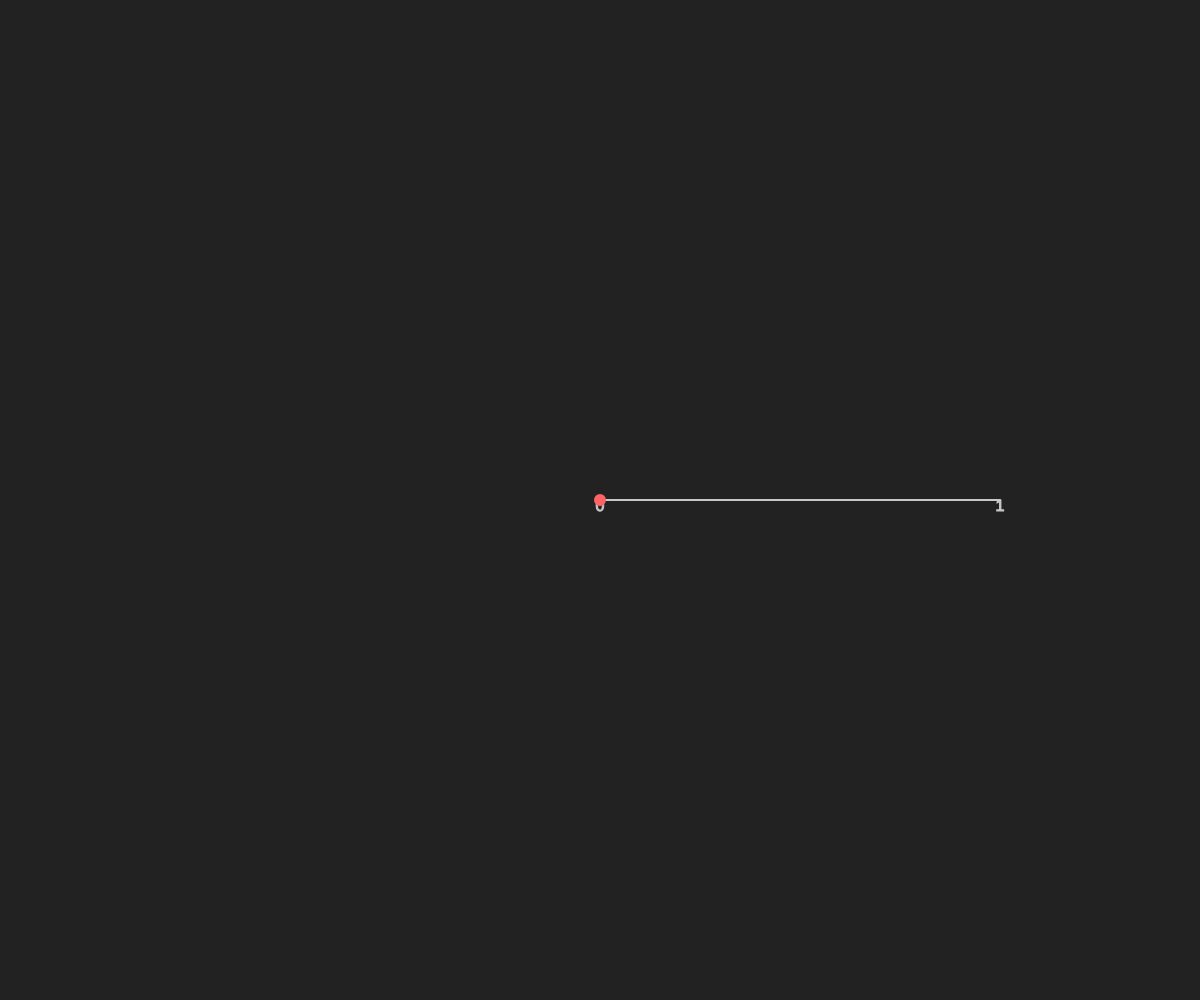
Frame 1 (no input)
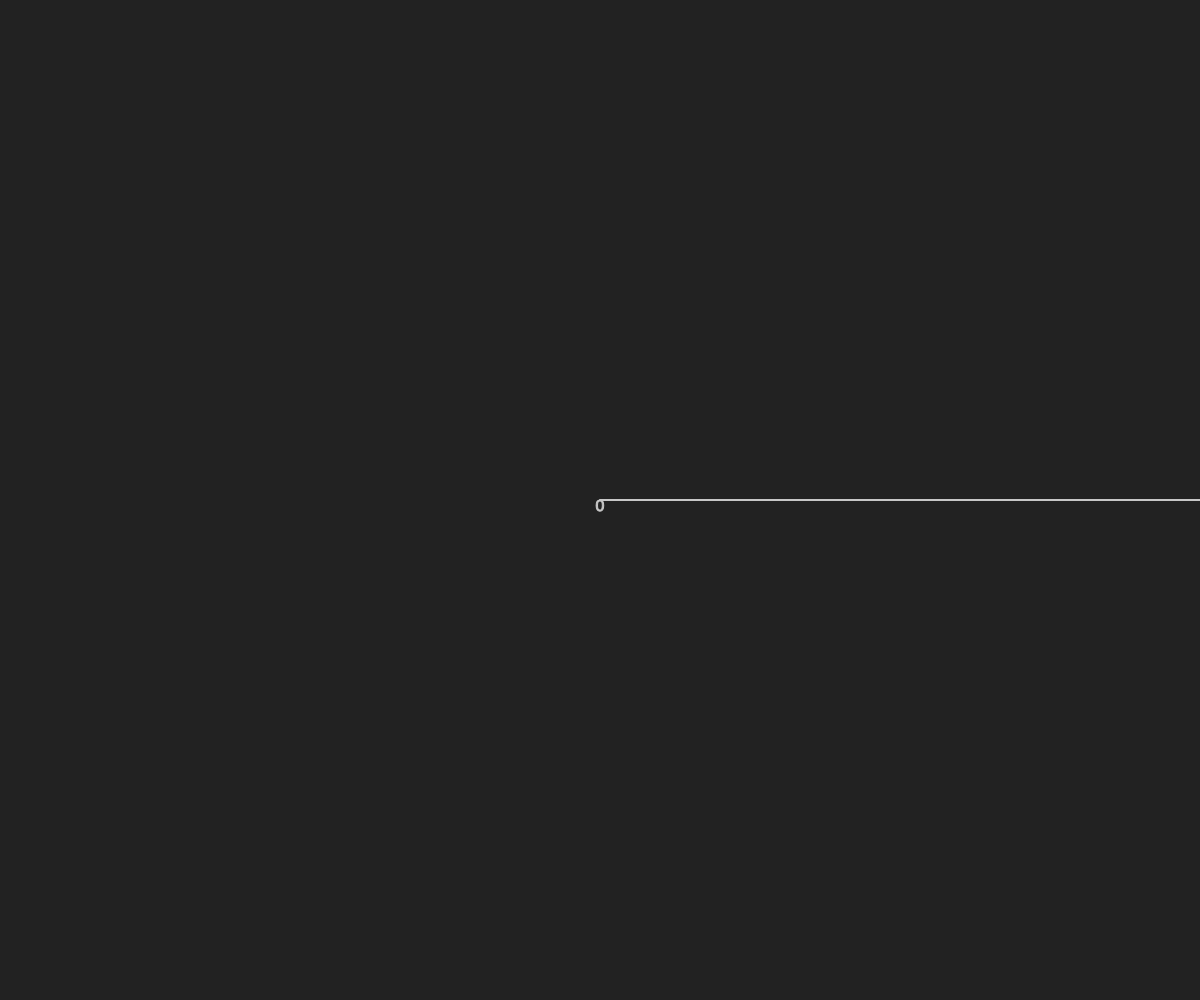
Frame 60 (no input)
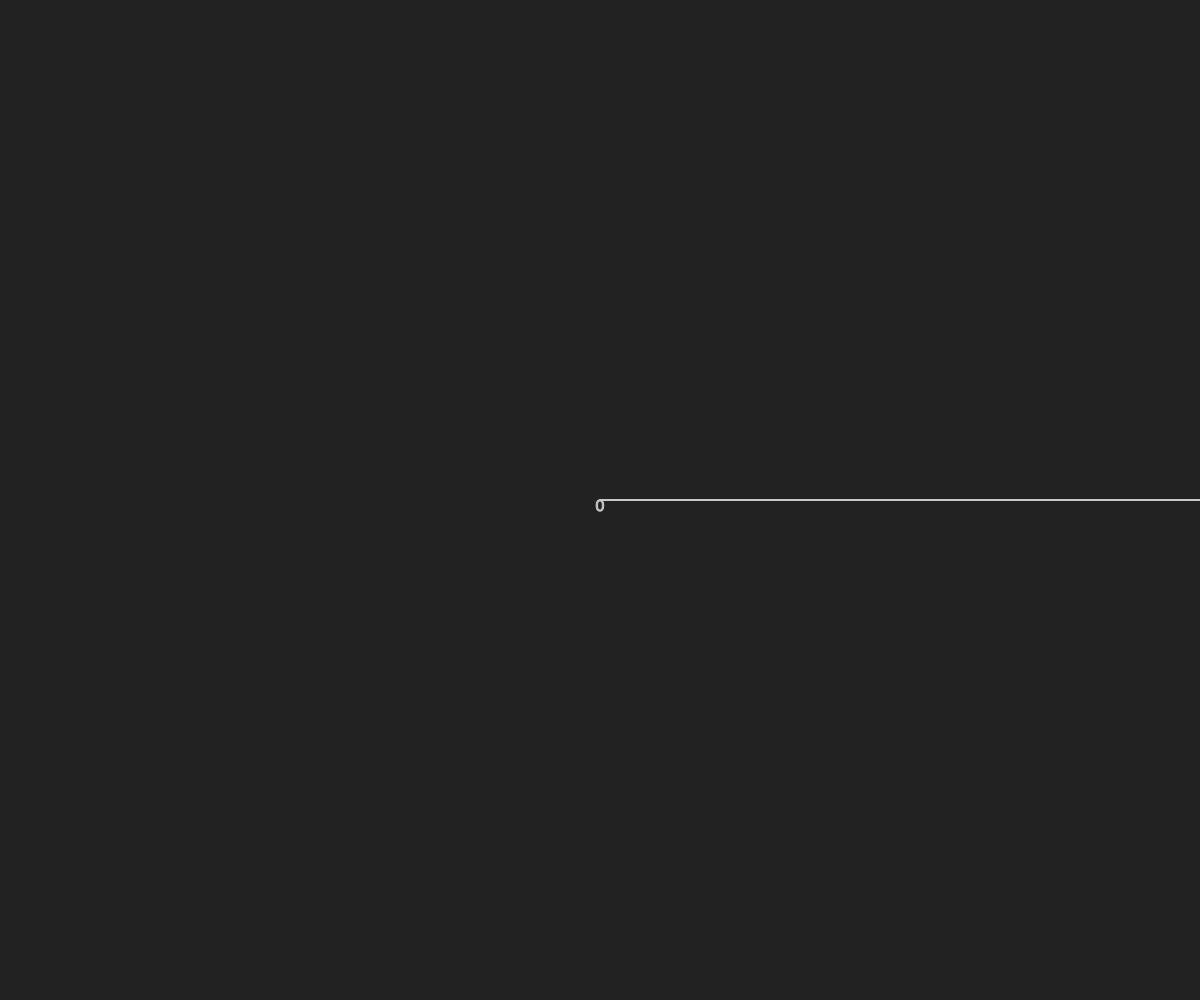
Frame 120 (the mouse pressed at the canvas centre since frame 60)

The p5.js sketch that drew these frames (run headless with seeded random() and noise() and a simulated clock; from frame 60 on, the mouse is pressed at the canvas centre):

// p5.js sketch
// ── sketch.js
let dotPos = 0;
let target = 1;
let steps = 0;

function setup() {
  createCanvas(windowWidth, windowHeight);
  frameRate(30);
  dotPos = 0;
  steps = 0;
}

function draw() {
  background(34);

  // Zoom calculation: zoom in more as dotPos approaches 1
  let zoom = map(1 - dotPos, 0, 1, 10, 1);
  zoom = constrain(zoom, 1, 50);

  // Draw base line (from 0 to 1) horizontally centered
  push();
  translate(width / 2, height / 2);
  scale(zoom, zoom);

  stroke(200);
  strokeWeight(2 / zoom);
  line(0, 0, 400, 0);

  // Draw the 0 and 1 marks and labels
  strokeWeight(1 / zoom);
  fill(200);
  textSize(16 / zoom);
  textAlign(CENTER, BOTTOM);
  text("0", 0, 15 / zoom);
  text("1", 400, 15 / zoom);

  // Draw the moving dot
  let dotX = 400 * dotPos;
  fill(255, 100, 100);
  noStroke();
  ellipse(dotX, 0, 12 / zoom, 12 / zoom);

  pop();

  // Update dot position every 30 frames (1 sec)
  if (frameCount % 30 === 0) {
    dotPos = dotPos + (target - dotPos) / 2;
    steps++;
  }
}
